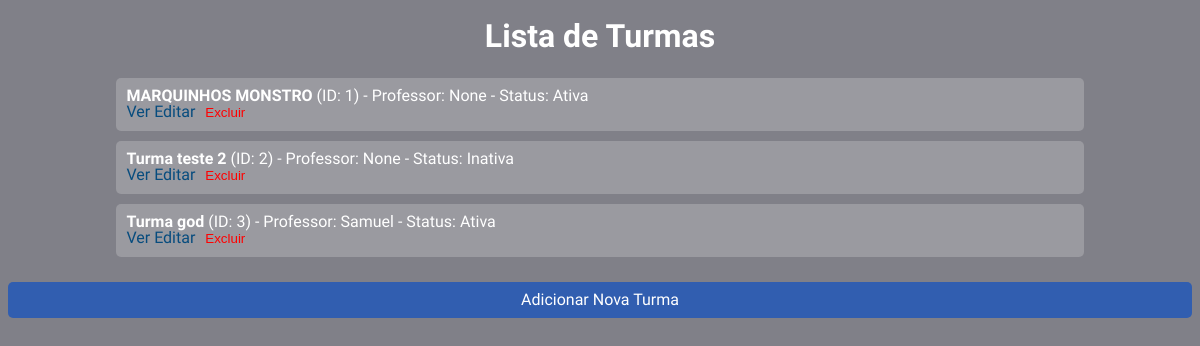
Page /turmas on the committed database.
### models/turma.py (models this page shows, shortened)
class Turma(db.Model):
    __tablename__ = 'turmas'
    id = db.Column(db.Integer, primary_key=True)
    descricao = db.Column(db.String(200), nullable=False)
    professor_id = db.Column(db.Integer, db.ForeignKey('professores.id'))
    ativo = db.Column(db.Boolean, default=True)
    professor = db.relationship('Professor', back_populates='turmas')
    alunos = db.relationship('Aluno', back_populates='turma', cascade="all, delete-orphan")

### models/professor.py (models this page shows, shortened)
class Professor(db.Model):
    __tablename__ = 'professores'
    id = db.Column(db.Integer, primary_key=True)
    nome = db.Column(db.String(100), nullable=False)
    idade = db.Column(db.Integer, nullable=True)
    materia = db.Column(db.String(100), nullable=True)
    observacoes = db.Column(db.Text, nullable=True)
    turmas = db.relationship('Turma', back_populates='professor')

### controller/turma.py (the view)
@turma_blueprint.route('/turmas', methods=['GET'])
def get_turmas():
    turmas = listar_turmas()
    return render_template("turma/turmas.html", turmas=turmas)

### models/turma.py (called while the page is built)
def listar_turmas():
    turmas = Turma.query.all()
    return [{
        'id': turma.id,
        'descricao': turma.descricao,
        'ativo': turma.ativo,
        'professor_id': turma.professor_id,
        'professor_nome': turma.professor.nome if turma.professor else None
    } for turma in turmas]

### templates/turma/turmas.html (shortened to what this page needs)
<!DOCTYPE html>
<html lang="pt-BR">
<head>
  <link rel="stylesheet" href="global.css">
  <link rel="stylesheet" href="/styles/reset.css">
</head>
<body>
  <h1>Lista de Turmas</h1>
  <div class="lista-turma">
    {% for turma in turmas %}
      <div class="turma">
        <strong>{{ turma.descricao }}</strong> (ID: {{ turma.id }}) -
        Professor: {{ turma.professor_nome }} -
        Status: {{ 'Ativa' if turma.ativo else 'Inativa' }}
        <div>
          <a href="{{ url_for('turma.get_turma', id_turma=turma.id) }}">Ver</a>
          <a href="{{ url_for('turma.editar_turma_page', id_turma=turma.id) }}">Editar</a>
          <form action="{{ url_for('turma.delete_turma', id_turma=turma.id) }}" method="POST" style="display:inline;">
            <button type="submit" style="background:none; border:none; color:red; cursor:pointer;">Excluir</button>
          </form>
        </div>
      </div>
    {% endfor %}
  </div>
  <a href="{{ url_for('turma.adicionar_turma_page') }}" class="btn-adicionar">Adicionar Nova Turma</a>
</body>
</html>

### styles/global.css (style rules this page uses)
body { background-color: rgb(128, 128, 136); font-family: "Signika", sans-serif; text-decoration: none; }

### templates/turma/turmas.html (style rules this page uses)
body { background-color: rgb(128, 128, 136); font-family: "Signika", sans-serif; text-decoration: none; color: white; }
h1 { text-align: center; margin-top: 20px; }
.lista-turma { display: flex; flex-direction: column; align-items: center; margin-top: 20px; }
.turma { background-color: rgba(255, 255, 255, 0.2); padding: 10px; margin: 5px; border-radius: 5px; width: 80%; text-align: left; }
a { text-decoration: none; color: rgb(7, 76, 126); }
.btn-adicionar { display: block; margin: 20px auto; padding: 10px 20px; background-color: rgb(49, 94, 176); border: none; color: white; cursor: pointer; text-align: center; border-radius: 5px; }

### rows in the picture
Turma: descricao "MARQUINHOS MONSTRO", id "1", professor_nome "None", ativo "Ativa"
Turma: descricao "Turma teste 2", id "2", professor_nome "None", ativo "Inativa"
Turma: descricao "Turma god"
Professor: professor_nome "Samuel"

### other values in the picture
{{ turma.id }} "3"
{{ 'Ativa' if turma.ativo else 'Inativa' }} "Ativa"
